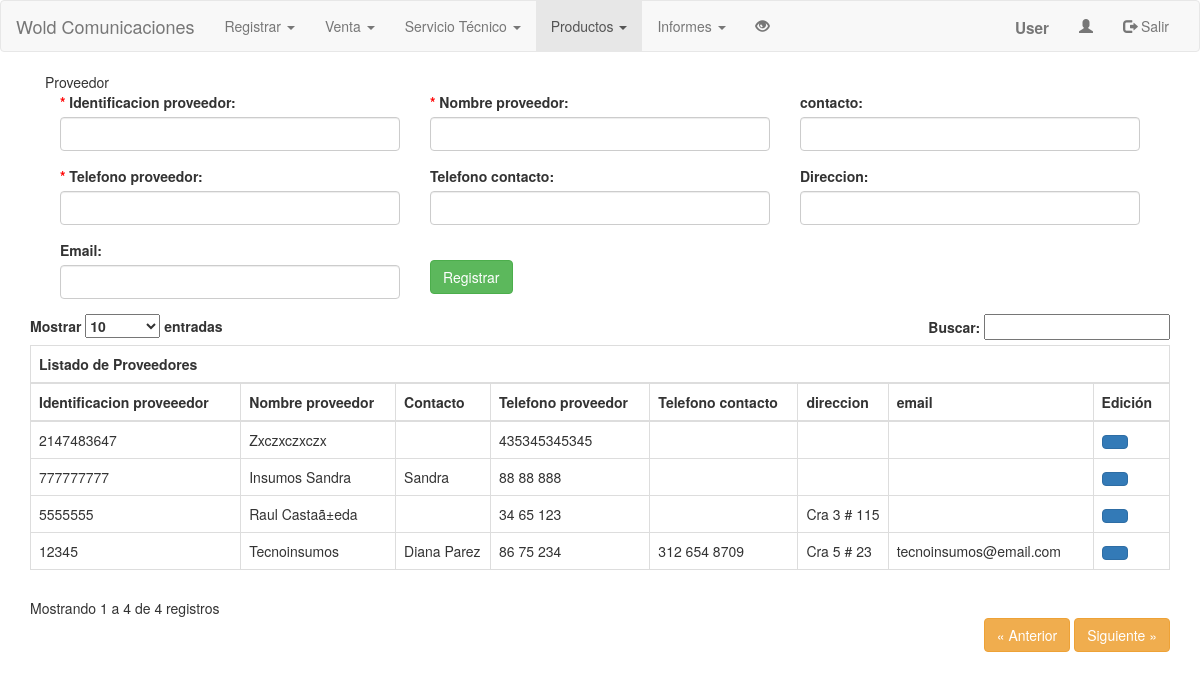
The page /index.php?pag=2 on the database its author committed.
### tables this page shows
CREATE TABLE IF NOT EXISTS `tbproveedor` (
  `idproveedor` int(11) NOT NULL,
  `nombre` varchar(150) NOT NULL,
  `contacto` varchar(100) DEFAULT NULL,
  `telefono` varchar(20) NOT NULL,
  `telefono2` varchar(20) DEFAULT NULL,
  `direccion` varchar(100) DEFAULT NULL,
  `email` varchar(100) DEFAULT NULL
);

### controlador/cproveedor.php (called while the page is built, shortened)
<?php
	include('modelo/mproveedor.php');
	$proveedor = new Mproveedor();

### modelo/mproveedor.php (called while the page is built, shortened)
<?php
	include('controlador/conexion.php');
	include('functions.php');
	class Mproveedor extends Funciones
	{
		function consultar_proveedor()
		{
			$sql = "SELECT * FROM tbproveedor ORDER BY idproveedor DESC";
			 return $this->SeleccionDatos($sql);
		}
	}

### modelo/functions.php (called while the page is built, shortened)
<?php
	class Funciones {
        function SeleccionDatos($consulta)
        {
                $conexionBD = new conexion();
                $conexionBD -> conectarBD();
                $datos = $conexionBD -> ejeCon($consulta, 0);
                return $datos;
        }
        function formato_telefono_general($tel)
        {
                $tel = preg_replace('/[^0-9]/', '', $tel);
                if(strlen($tel) == 7){
                        $tel = preg_replace('/([0-9]{2})([0-9]{2})([0-9]{3})/', '$1 $2 $3', $tel);
                }
                 elseif(strlen($tel) == 10){
                        $tel = preg_replace('/([0-9]{3})([0-9]{3})([0-9]{4})/', '$1 $2 $3', $tel);
                }
                return $tel;
        }
    }

### controlador/configuracion.php (called while the page is built)
<?php
	$serv_bd = "localhost";
	$usu_bd = "root";
	$pass_bd = "";
	$bd = "bdserviciotecnico";
?>

### controlador/conexion.php (called while the page is built, shortened)
<?php
	class conexion {
		var $link;
		function conectarBD() {
			include("configuracion.php");
			$this -> link = mysqli_connect ($serv_bd, $usu_bd, $pass_bd);
			$bd2 = mysqli_select_db($this->link,$bd);
		}
		function ejeCon($con, $op) {
			$this -> resultado = mysqli_query($this->link,$con) or die("La consulta fallo: ". mysqli_error($this->link));
			if($op == 0) {
				while ($linea = mysqli_fetch_array($this -> resultado)) {
					$arrayResultado[] = $linea;
				}
			} else {
				$arrayResultado[] = 0;
			}
			$resarr = isset ($arrayResultado) ? $arrayResultado: NULL;
			if($resarr) {
				return $arrayResultado;
			}
		}
	}
?>

### vista/vproveedor.php (the view, shortened to what this page needs)
<?php include("controlador/cproveedor.php"); ?>
<div class="container-fluid lol">
	<div class="eti">Proveedor</div>
   	<form class="blanco" action="" method="POST">
		<div class="form-group col-md-6 col-lg-4">
   	        <label for=""><span style="color:red;">* </span>Identificacion proveedor:</label>
   	        <input type="text" class="form-control" name="idproveedor" pattern="[0-9]{4,12}" title="Solo se permite un NIT valido o Cèdula de Ciudadanìa, máximo 12 caracteres" required>
		</div>
		<div class="form-group col-md-6 col-lg-4">
   	        <label for=""><span style="color:red;">* </span>Nombre proveedor:</label>
   	        <input type="text" class="form-control" name="nombre" maxlength="50" required>
		</div>
		<div class="form-group col-md-6 col-lg-4">
   	        <label for="">contacto:</label>
   	        <input type="text" class="form-control" name="contacto" maxlength="50">
		</div>
		<div class="form-group col-md-6 col-lg-4">
   	        <label for=""><span style="color:red;">* </span>Telefono proveedor:</label>
   	        <input type="number" class="form-control" name="telefono" pattern="[0-9]{7,20}" title="Solo se permiten telefonos validos, minimo desde 7 numeros y máximo 20 caracteres">
		</div>
		<div class="form-group col-md-6 col-lg-4">
   	        <label for="">Telefono contacto:</label>
   	        <input type="number" class="form-control" name="telefono2" pattern="[0-9]{7,20}" title="Solo se permiten telefonos validos, minimo desde 7 numeros y máximo 20 caracteres">
		</div>
		<div class="form-group col-md-6 col-lg-4">
   	        <label for="">Direccion:</label>
   	        <input type="text" class="form-control" name="direccion" maxlength="50">
		</div>
		<div class="form-group col-md-6 col-lg-4">
   	        <label for="">Email:</label>
   	        <input type="email" class="form-control" name="email" maxlength="90">
		</div>
			<div class="form-group col-md-6"> <br>
         			<button type="submit" class="btn btn-success" value="Insertar">Registrar <span class="icon-checkmark"></span></button>
      		</div>
	</form>
</div>
	<?php $consultaproveedor = $proveedor->consultar_proveedor(); ?>
		<div id='no-more-tables'>
			<table class="table table-bordered table-hover" id="example">
	  		<thead>
          		<tr>
          		    <th colspan="12">Listado de Proveedores</th>
          		</tr>
          		<tr>
          		    <th>Identificacion proveeedor</th>
				<th>Nombre proveedor</th>
				<th>Contacto</th>
				<th>Telefono proveedor</th>
				<th>Telefono contacto</th>
				<th>direccion</th>
				<th>email</th>
				<th>Edición</th>
          		</tr>
       		</thead>
       		<tbody>
        		<?php for($i=0;$i<count($consultaproveedor);$i++):
        		?>
				<tr>
					<td data-title='Identificacion proveeedor'><?= $consultaproveedor[$i]['idproveedor'] ?></td>
					<td data-title='Nombre proveedor'><?= $consultaproveedor[$i]['nombre'] ?></td>
					<td data-title='Contacto'><?= $consultaproveedor[$i]['contacto'] ?></td>
					<td data-title='Telefono proveedor'><?= $proveedor->formato_telefono_general($consultaproveedor[$i]['telefono']) ?></td>
					<td data-title='Telefono contacto'><?= $proveedor->formato_telefono_general($consultaproveedor[$i]['telefono2']) ?></td>
					<td data-title='direccion'><?= $consultaproveedor[$i]['direccion'] ?></td>
					<td data-title='email'><?= $consultaproveedor[$i]['email'] ?></td>
                    <td data-title='Edición'><a href="home.php?pag=8&id=<?= $consultaproveedor[$i]['idproveedor'] ?>" class="btn btn-primary"><span class="icon-pencil2"></span></a></td>
				</tr>
				<?php endfor; ?>
        	</tbody>
			</table>
		</div>
	</div>
<br/><br/>

### css/datatable.css (style rules this page uses)
table { margin: 1em 0; clear: both; }

### rows shown on the page
tbproveedor: idproveedor "2147483647", nombre "Zxczxczxczx", telefono "435345345345"
tbproveedor: idproveedor "777777777", nombre "Insumos Sandra", contacto "Sandra", telefono "88 88 888"
tbproveedor: idproveedor "5555555", nombre "Raul Castaã±eda", telefono "34 65 123", direccion "Cra 3 # 115"
tbproveedor: idproveedor "12345", nombre "Tecnoinsumos", contacto "Diana Parez", telefono "86 75 234", telefono2 "312 654 8709", direccion "Cra 5 # 23", email "tecnoinsumos@email.com"
